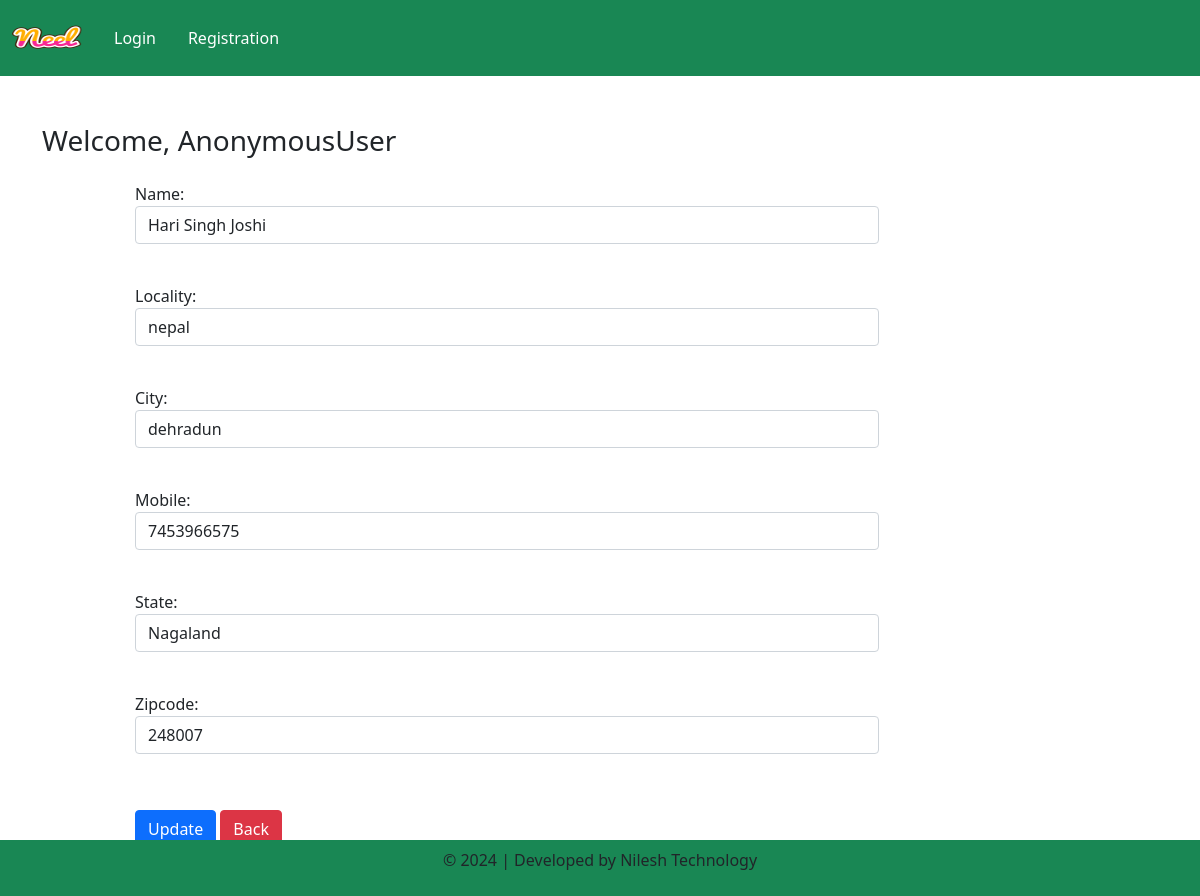
Screenshot of /updateAddress/1 with the database file from the repository.
### app/models.py (models this page shows, shortened)
class Customer (models.Model):
    user= models.ForeignKey(User, on_delete=models.CASCADE)
    name=models.CharField(max_length=200)
    locality=models.CharField(max_length=200)
    city=models.CharField(max_length=200)
    mobile=models.IntegerField(default=0)
    zipcode=models.IntegerField()
    state=models.CharField(choices=STATE_CHOICES,max_length=100)

### app/views.py (the view, shortened to what this page needs)
# urls.py: path("updateAddress/<int:pk>", views.updateAddress.as_view(), name="updateAddress"),
class updateAddress(View):
    def get(self,request,pk):
        add = Customer.objects.get(pk=pk)
        form=CustomerProfileForm(instance=add)
        return render(request, 'app/updateAddress.html', locals())

### app/forms.py
class CustomerProfileForm(forms.ModelForm):
    class Meta:
        model = Customer
        fields = ['name', 'locality', 'city', 'mobile', 'state', 'zipcode']  # Include this to define the fields
        widgets = {
            'name': forms.TextInput(attrs={'class': 'form-control', 'placeholder': 'Enter your name'}),
            'locality': forms.TextInput(attrs={'class': 'form-control', 'placeholder': 'Enter your locality'}),
            'city': forms.TextInput(attrs={'class': 'form-control', 'placeholder': 'Enter your city'}),
            'mobile': forms.NumberInput(attrs={'class': 'form-control', 'placeholder': 'Enter your mobile number', 'type': 'tel'}),
            'state': forms.Select(attrs={'class': 'form-control'}),
            'zipcode': forms.TextInput(attrs={'class': 'form-control', 'placeholder': 'Enter your ZIP code'}),
        }

### app/templates/app/updateAddress.html (shortened to what this page needs)
{% extends 'app/base.html' %}
{% load static %}
{% block main-content %}
<div class="container my-5">
    <div class="row mb-3">
        <h3>Welcome, <span class="text-capitalize"> {{ request.user }}</span></h3>
    </div>
        <div class="col-sm-8 offset-sm-1">
            <form action="" method="post" >
                {% for fm in form %}
                    <div class="mb-3">
                        {{ fm.label_tag }}
                        {{ fm }}
                    </div><br>
                {% endfor %}
<div class="col-12 mt-3">
                <button type="submit" class="btn btn-primary">Update</button>
                <a href="{% url 'address' %}" type="button" class="btn btn-danger">Back</a>
</div>
            </form>
        </div>
    </div>
{% endblock main-content %}

### rows the page displays
Customer: form "Hari Singh Joshi" "nepal" "dehradun" "7453966575" "Nagaland" "248007"

### other values shown
{{ request.user }} "AnonymousUser"
{{ fm.label_tag }} "Name:" "Locality:" "City:" "Mobile:" "State:" "Zipcode:"
